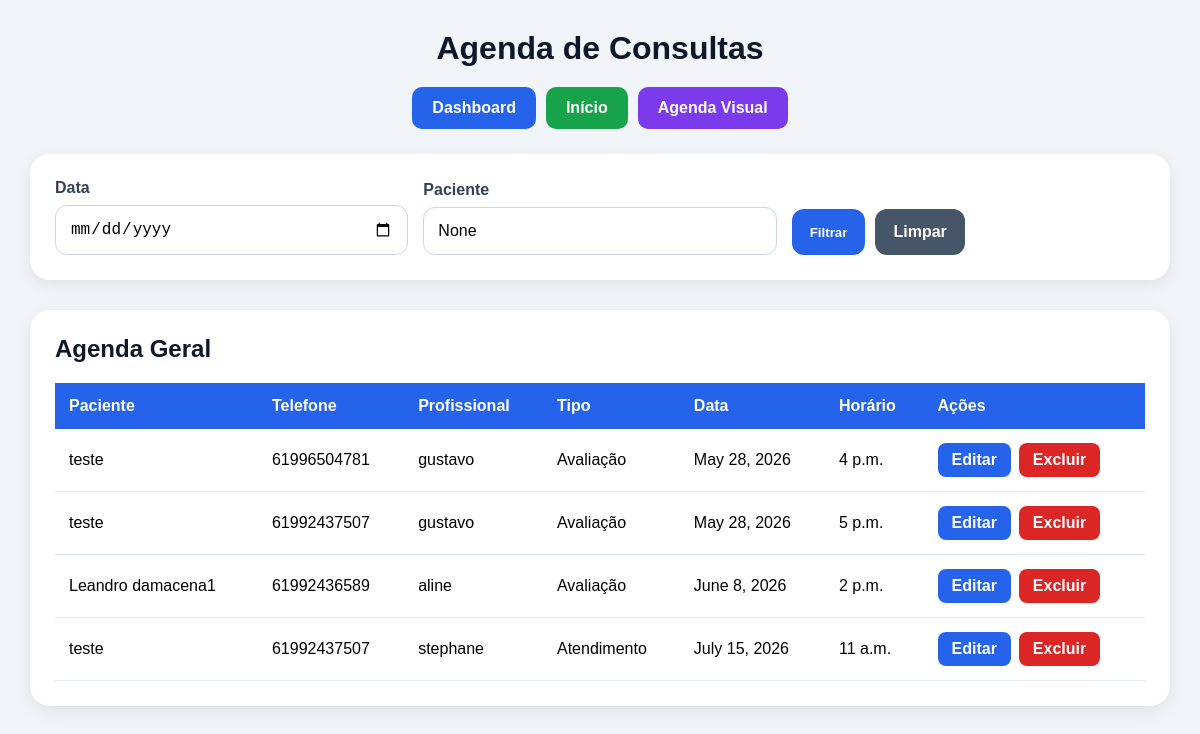
The app's page /schedule/ (signed in) with its own data.
### appointments/models.py (models this page shows, shortened)
class Appointment(models.Model):
    name = models.CharField(
        max_length=100
    )
    phone = models.CharField(
        max_length=20
    )
    email = models.EmailField()
    professional = models.CharField(
        max_length=20,
        choices=PROFESSIONAL_CHOICES
    )
    service_type = models.CharField(
        max_length=20,
        choices=SERVICE_TYPES,
        default='avaliacao'
    )
    appointment_date = models.DateField()
    appointment_time = models.TimeField()
    created_at = models.DateTimeField(
        auto_now_add=True
    )

### appointments/views.py (the view)
@login_required
def schedule(request):
    selected_date = request.GET.get('date')
    selected_professional = request.GET.get('professional')
    search = request.GET.get('search')
    user_professional = get_user_professional(request.user)
    if request.user.is_superuser:
        appointments = Appointment.objects.all()
    elif user_professional in ['aline', 'gustavo']:
        appointments = Appointment.objects.all()
    elif user_professional in ['isabel', 'stephane', 'amanda']:
        appointments = Appointment.objects.filter(
            professional=user_professional
        )
    else:
        appointments = Appointment.objects.none()
    if selected_date:
        appointments = appointments.filter(
            appointment_date=selected_date
        )
    if selected_professional and request.user.is_superuser:
        appointments = appointments.filter(
            professional=selected_professional
        )
    if search:
        appointments = appointments.filter(
            name__icontains=search
        )
    appointments = appointments.order_by(
        'appointment_date',
        'appointment_time'
    )
    return render(request, 'appointments/schedule.html', {
        'appointments': appointments,
        'selected_date': selected_date,
        'selected_professional': selected_professional,
        'search': search
    })

### appointments/views.py (called while the page is built, shortened)
def get_user_professional(user):
    username = user.username.lower()
    if user.is_superuser:
        return None

### appointments/templates/appointments/schedule.html (shortened to what this page needs)
{% load static %}
<!doctype html>
<html lang="pt-br">
  <head>
  </head>
  <body>
    <div class="container">
      <h1>Agenda de Consultas</h1>
      <div class="top-buttons">
        <a href="/dashboard/" class="dashboard-btn"> Dashboard </a>
        <a href="/" class="home-btn"> Início </a>
        <a href="/calendar/" class="calendar-btn"> Agenda Visual </a>
      </div>
      <div class="filter-box">
        <form method="GET">
          <div>
            <label>Data</label>
            <input type="date" name="date" value="{{ selected_date }}" />
          </div>
          <div>
            <label>Paciente</label>
            <input type="text" name="search" value="{{ search }}" />
          </div>
          <div class="btn-group">
            <button type="submit">Filtrar</button>
            <a href="/schedule/" class="clear-btn"> Limpar </a>
          </div>
        </form>
      </div>
      <div class="table-box">
        <h2>Agenda Geral</h2>
        {% if appointments %}
        <table>
          <thead>
            <tr>
              <th>Paciente</th>
              <th>Telefone</th>
              <th>Profissional</th>
              <th>Tipo</th>
              <th>Data</th>
              <th>Horário</th>
              <th>Ações</th>
            </tr>
          </thead>
          <tbody>
            {% for appointment in appointments %}
            <tr>
              <td>{{ appointment.name }}</td>
              <td>{{ appointment.phone }}</td>
              <td>{{ appointment.professional }}</td>
              <td>{{ appointment.get_service_type_display }}</td>
              <td>{{ appointment.appointment_date }}</td>
              <td>{{ appointment.appointment_time }}</td>
              <td>
                <div class="actions">
                  <a
                    href="/edit-appointment/{{ appointment.id }}/"
                    class="edit-btn"
                  >
                    Editar
                  </a>
                  <a href="/delete/{{ appointment.id }}/" class="delete-btn">
                    Excluir
                  </a>
                </div>
              </td>
            </tr>
            {% endfor %}
          </tbody>
        </table>
        {% else %}
        <div class="empty">Nenhuma consulta encontrada.</div>
        {% endif %}
      </div>
    </div>
  </body>
</html>

### appointments/templates/appointments/schedule.html (style rules this page uses)
* { margin: 0; padding: 0; box-sizing: border-box; }
body { font-family: Arial, sans-serif; background: #f1f5f9; min-height: 100vh; padding: 30px; }
.container { max-width: 1200px; margin: auto; }
h1 { text-align: center; margin-bottom: 20px; color: #0f172a; }
.top-buttons { display: flex; justify-content: center; gap: 10px; margin-bottom: 25px; }
.top-buttons a { text-decoration: none; color: white; padding: 12px 20px; border-radius: 10px; font-weight: bold; transition: 0.3s; }
.dashboard-btn { background: #2563eb; }
.home-btn { background: #16a34a; }
.calendar-btn { background: #7c3aed; }
.filter-box { background: white; padding: 25px; border-radius: 20px; box-shadow: 0 5px 15px rgba(0, 0, 0, 0.08); margin-bottom: 30px; }
form { display: grid; grid-template-columns: repeat(auto-fit, minmax(200px, 1fr)); gap: 15px; align-items: end; }
label { display: block; margin-bottom: 8px; font-weight: bold; color: #334155; }
input { width: 100%; padding: 14px; border: 1px solid #cbd5e1; border-radius: 12px; font-size: 16px; }
.btn-group { display: flex; gap: 10px; }
button, .clear-btn { border: none; padding: 14px 18px; border-radius: 12px; color: white; font-weight: bold; cursor: pointer; text-decoration: none; transition: 0.3s; }
button { background: #2563eb; }
.clear-btn { background: #475569; display: flex; align-items: center; justify-content: center; }
.table-box { background: white; padding: 25px; border-radius: 20px; box-shadow: 0 5px 15px rgba(0, 0, 0, 0.08); }
h2 { margin-bottom: 20px; color: #0f172a; }
table { width: 100%; border-collapse: collapse; }
th { background: #2563eb; color: white; padding: 14px; text-align: left; }
td { padding: 14px; border-bottom: 1px solid #e2e8f0; }
.actions { display: flex; gap: 8px; }
.edit-btn { background: #2563eb; color: white; padding: 8px 14px; border-radius: 8px; text-decoration: none; font-weight: bold; }
.delete-btn { background: #dc2626; color: white; padding: 8px 14px; border-radius: 8px; text-decoration: none; font-weight: bold; }

### records on screen
Appointment: name "teste", phone "61996504781", professional "gustavo", service_type "Avaliação", appointment_date "May 28, 2026", appointment_time "4 p.m."
Appointment: name "teste", phone "61992437507", professional "gustavo", service_type "Avaliação", appointment_date "May 28, 2026", appointment_time "5 p.m."
Appointment: name "Leandro damacena1", phone "61992436589", professional "aline", service_type "Avaliação", appointment_date "June 8, 2026", appointment_time "2 p.m."
Appointment: name "teste", phone "61992437507", professional "stephane", service_type "Atendimento", appointment_date "July 15, 2026", appointment_time "11 a.m."
